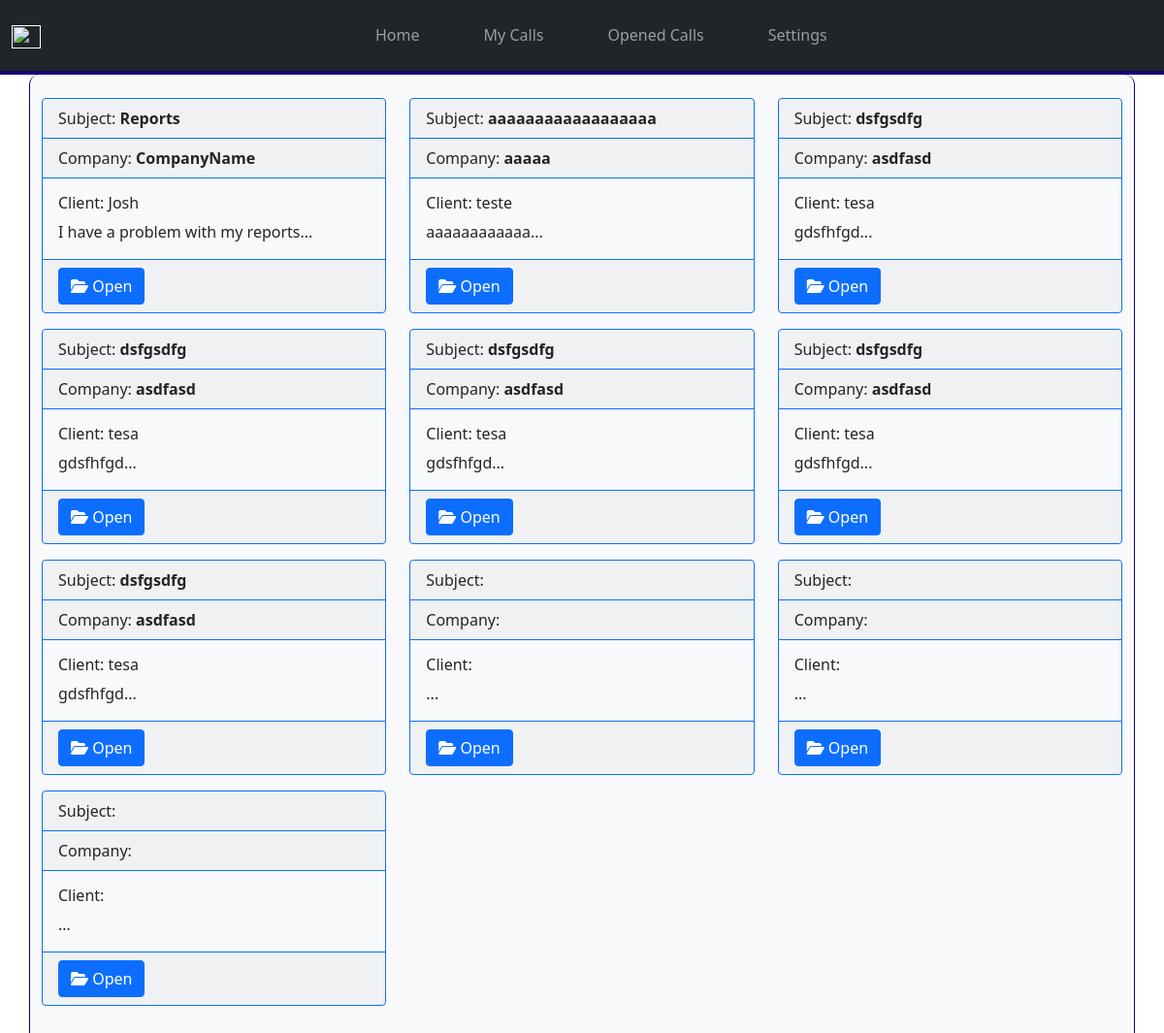
The page /calls/list/ on the database as committed earlier.
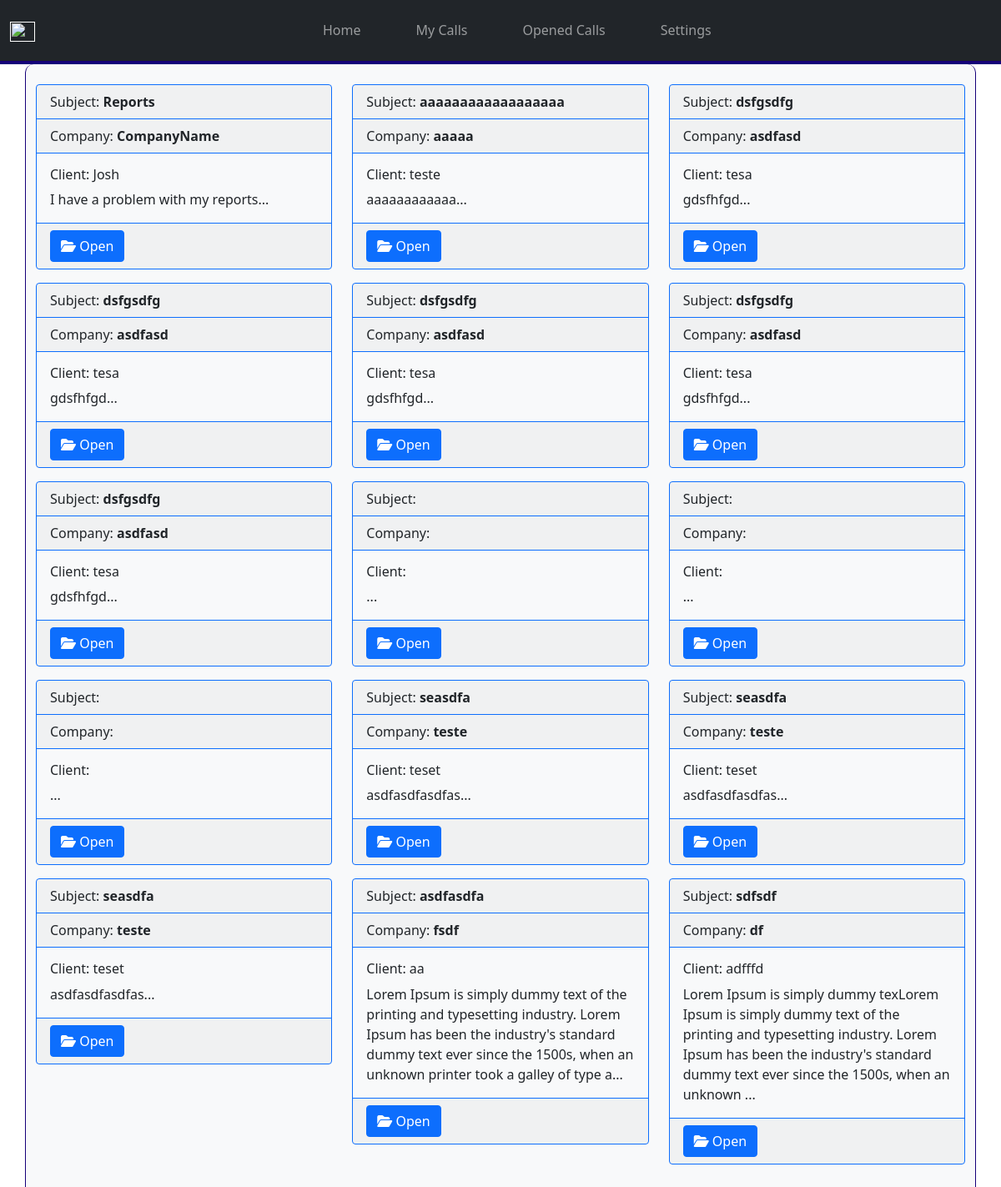
The same page on the database as committed later.
### calls/models.py (models this page shows)
class Call(models.Model):
    descriptionCall = models.TextField(null=False,blank=False)
    categoryCall = models.IntegerField(null=False,blank=False)
    subjectCall = models.CharField(max_length=60,null=False,blank=False)
    clientCall = models.CharField(max_length=30,null=False,blank=False)
    companyCall = models.CharField(null=False,blank=False,max_length=30)
    priorityCall = models.IntegerField(null=False,blank=False,default=0)
    emailResponseCall = models.EmailField(null=False,blank=False)
    statusCall = models.IntegerField(default=0,null=False,blank=False)
    solutionCall = models.TextField(default='',null=False,blank=False)
    nerdCall = models.IntegerField(default=0)
    dateTimeCall = models.DateTimeField(auto_now_add=True, blank=True)

### calls/views.py (the view)
# urls.py: path('calls/list/', calls_list_view, name='calls'),
def calls_list_view(request, *args, **kwargs):
    calls = Call.objects.all()
    context = {
        "calls": calls,
        "status": Status.objects.all(),
        "priorities": Priority.objects.all(),
        "categories": Category.objects.all(),
    }
    return render(request, "calls/list.html", context)

### templates/calls/list.html (shortened to what this page needs)
{% extends 'base.html' %}
{% block content %}
<div class="row">
    {% for call in calls %}
    <div class="col-md-4">
        <div class="form-group">
            <div class="card bg-light border-primary mb-3" style="max-width: 450px;">
                <div class="card-header border-primary">Subject: <strong> {{call.subjectCall}}</strong></div>
                <div class="card-header border-primary">Company: <strong> {{call.companyCall}}</strong></div>
                <div class="card-body">
                    <h6 class="card-title">Client: {{call.clientCall}}</h6>
                    <p class="card-text">{{call.descriptionCall|slice:"0:200"}}...</p>
                </div>
                <div class="card-footer border-primary">
                    <a href="{% url 'callsdetail' call.id  %} " class="btn btn-primary"><i
                            class="fa fa-folder-open"></i>
                        Open</a>
                </div>
            </div>
        </div>
    </div>
    {% endfor %}
</div>
{% endblock content %}

Rows that differ between the two databases and show on the page:
added Call: subjectCall "seasdfa", companyCall "teste", clientCall "teset", descriptionCall "asdfasdfasdfas"
added Call: subjectCall "seasdfa", companyCall "teste", clientCall "teset", descriptionCall "asdfasdfasdfas"
added Call: subjectCall "seasdfa", companyCall "teste", clientCall "teset", descriptionCall "asdfasdfasdfas"
added Call: subjectCall "asdfasdfa", companyCall "fsdf", clientCall "aa", descriptionCall "Lorem Ipsum is simply dummy text of the printing and typesetting industry. Lorem Ipsum has been the industry's standard dummy text ever since the 1500s, when an unknown printer took a galley of type a"
added Call: subjectCall "sdfsdf", companyCall "df", clientCall "adfffd", descriptionCall "Lorem Ipsum is simply dummy texLorem Ipsum is simply dummy text of the printing and typesetting industry. Lorem Ipsum has been the industry's standard dummy text ever since the 1500s, when an unknown"
